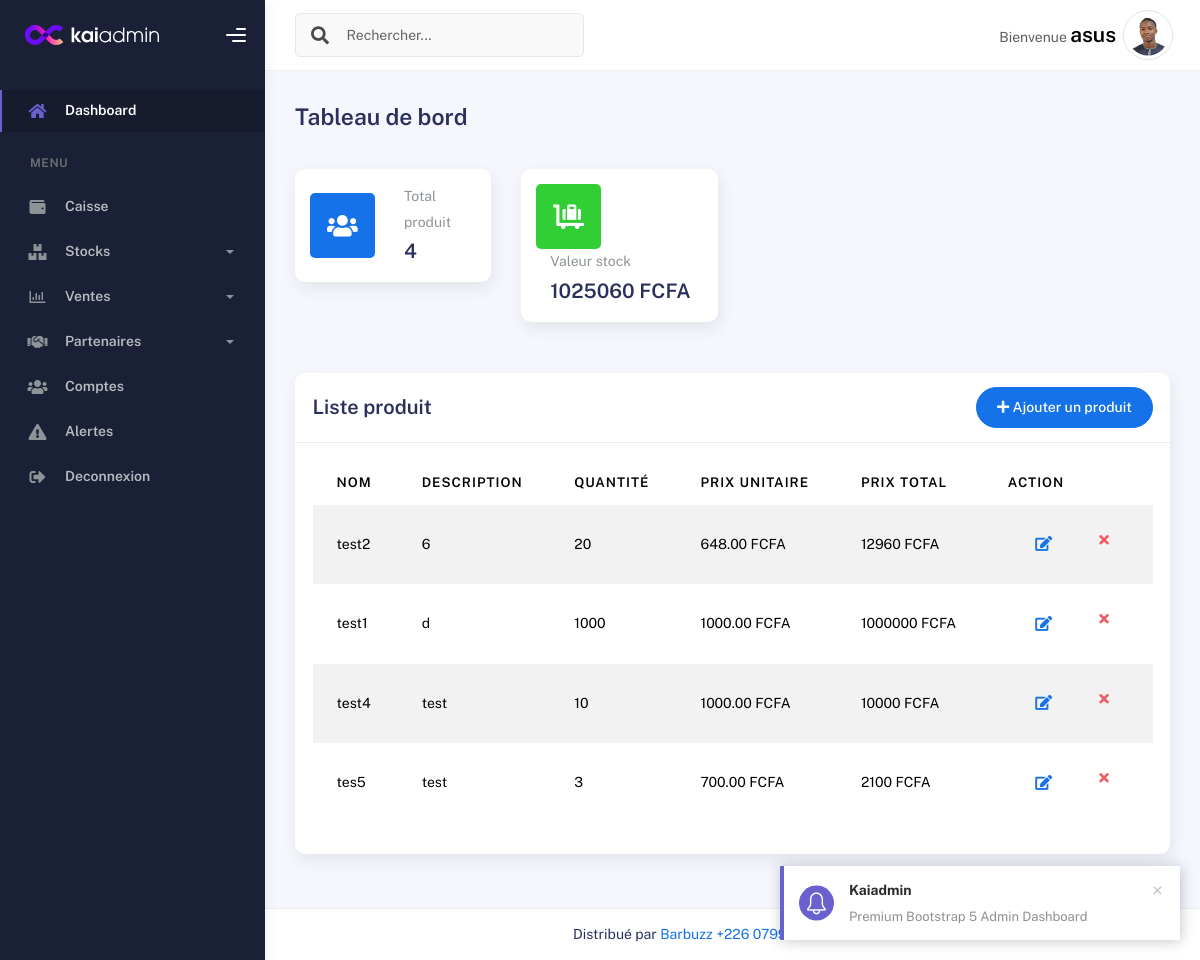
Screenshot of /produit/ (signed in) with the database file from the repository.
### produit/models.py (models this page shows, shortened)
class Produit(models.Model) :
    nom = models.CharField(max_length=255)
    description = models.TextField(max_length=255, null=True , blank=True)
    prix = models.DecimalField(max_digits=10, decimal_places=2)
    prix_achat = models.DecimalField(max_digits=10, decimal_places=2, default=0) # Nouveau champ pour le prix d'achat
    quantite = models.PositiveIntegerField()
    date_ajout = models.DateTimeField(default=timezone.now)
    seuil_alerte = models.PositiveIntegerField(default=0)

### produit/views.py (the view)
# urls.py: path('', views.liste_produit, name='liste_produit'),
@login_required
def liste_produit(request):
    produits = Produit.objects.all()  # Récupère tous les produits
    total_produits = produits.count()  # Compte total des produits
    valeur_stock = f"{int(sum([p.quantite * p.prix for p in produits]))}"  # Calcule la valeur du stock
    query = request.GET.get('q')
    if query :
        produits = produits.filter(
            Q(nom__icontains=query) |
            Q(description__icontains=query)
        )
    for produit in produits :
        produit.prix_total = f"{int(produit.quantite*produit.prix)}"
    return render(request, 'produit/liste_produit.html', {
        'produits': produits,
        'total_produits': total_produits,
        'valeur_stock': valeur_stock
    })

### templates/produit/liste_produit.html (shortened to what this page needs)
{% extends 'raccourcis/base.html' %}
{% load static %}
{% block content %}
<div class="container">
    <div class="page-inner">
        <div class="d-flex align-items-left align-items-md-center flex-column flex-md-row pt-2 pb-4">
            <h3 class="fw-bold mb-3">Tableau de bord</h3>
        </div>
        <div class="row">
            <div class="col-sm-6 col-md-3">
                <div class="card card-stats card-round">
                    <div class="card-body">
                        <div class="row align-items-center">
                            <div class="col-icon text-center">
                                <div class="icon-big icon-primary bubble-shadow-small">
                                    <i class="fas fa-users"></i>
                                </div>
                            </div>
                            <div class="col col-stats ms-3">
                                <div class="numbers">
                                    <p class="card-category">Total produit</p>
                                    <h4 class="card-title">{{ total_produits }}</h4>
                                </div>
                            </div>
                        </div>
                    </div>
                </div>
            </div>
            <div class="col-sm-6 col-md-3">
                <div class="card card-stats card-round">
                    <div class="card-body">
                        <div class="row align-items-center">
                            <div class="col-icon text-center">
                                <div class="icon-big icon-success bubble-shadow-small">
                                    <i class="fas fa-luggage-cart"></i>
                                </div>
                            </div>
                            <div class="col col-stats ms-3">
                                <div class="numbers">
                                    <p class="card-category">Valeur stock</p>
                                    <h4 class="card-title">{{ valeur_stock }} FCFA</h4>
                                </div>
                            </div>
                        </div>
                    </div>
                </div>
            </div>
        </div>
        <div class="row mt-4">
            <div class="col-md-12">
                <div class="card">
                    <div class="card-header d-flex align-items-center justify-content-between">
                        <h4 class="card-title">Liste produit</h4>
                        <a href="{% url 'creer_un_produit' %}" class="btn btn-primary btn-round">
                            <i class="fa fa-plus"></i> Ajouter un produit
                        </a>
                    </div>
                    <div class="card-body">
                        <div class="table-responsive">
                            <table id="add-row" class="table table-striped table-hover">
                                <thead>
                                    <tr>
                                        <th>Nom</th>
                                        <th>Description</th>
                                        <th>Quantité</th>
                                        <th>Prix unitaire</th>
                                        <th>Prix total</th>
                                        <th style="width: 10%">Action</th>
                                    </tr>
                                </thead>
                                <tbody>
                                    {% for produit in produits %}
                                    <tr>
                                        <td>{{ produit.nom }}</td>
                                        <td>{{ produit.description }}</td>
                                        <td>{{ produit.quantite }}</td>
                                        <td>{{ produit.prix }} FCFA</td>
                                        <td>{{ produit.prix_total}} FCFA</td>
                                        <td>
                                            <div class="form-button-action">
                                                <a href="{% url 'modif_produit' produit.id %}" class="btn btn-link btn-primary btn-lg">
                                                    <i class="fa fa-edit"></i>
                                                </a>
                                                <a href="{% url 'sup_produit' produit.id %}" class="btn btn-link btn-danger">
                                                    <i class="fa fa-times"></i>
                                                </a>
                                            </div>
                                        </td>
                                    </tr>
                                    {% empty %}
                                    <tr>
                                        <td colspan="6" class="text-center">Aucun produit disponible</td>
                                    </tr>
                                    {% endfor %}
                                </tbody>
                            </table>
                        </div>
                    </div>
                </div>
            </div>
        </div>
    </div>
</div>
{% endblock %}

### templates/raccourcis/base.html (shortened to what this page needs)
{% load static %}
<!DOCTYPE html>
<html lang="fr">
<head>
    <link href="https://cdn.jsdelivr.net/npm/bootstrap@5.3.3/dist/css/bootstrap.min.css" rel="stylesheet">
  <link rel="stylesheet" href="{% static 'assets/css/bootstrap.css' %}" />
  <link rel="stylesheet" href="{% static 'assets/css/plugins.css' %}" />
  <link rel="stylesheet" href="{% static 'assets/css/kaiadmin.css' %}" />
  <link rel="stylesheet" href="{% static 'assets/css/demo.css' %}">
  </head>
<body onload="afficherDate()">
    <div class="wrapper">
    {% include 'raccourcis/left_bar.html' %}
    <div class="main-panel">
    {% include 'raccourcis/header.html' %}
        {% block content %}{% endblock %}
        {% include 'raccourcis/footer.html' %}
    </div>
    </div>
</body>
</html>

### templates/raccourcis/left_bar.html (shortened to what this page needs)
{% load static %}
<div class="sidebar" data-background-color="dark">
    <div class="sidebar-logo">
      <div class="logo-header" data-background-color="dark">
        <a href="{% url 'dashboard' %}" class="logo">
          <img
            src="{% static 'assets/img/kaiadmin/logo_light.svg' %}"
            alt="navbar brand"
            class="navbar-brand"
            height="20"
          />
        </a>
        <div class="nav-toggle">
          <button class="btn btn-toggle toggle-sidebar">
            <i class="gg-menu-right"></i>
          </button>
        </div>
      </div>
    </div>
    <div class="sidebar-wrapper scrollbar scrollbar-inner">
      <div class="sidebar-content">
        <ul class="nav nav-secondary">
          <li class="nav-item active">
            <a
              data-bs-toggle="collapse"
              href="{% url 'dashboard' %}"
              class="logo"
              aria-expanded="false">
              <i class="fas fa-home"></i>
              <p>Dashboard</p>
            </a>
          </li>
          <li class="nav-section">
            <h4 class="text-section">Menu</h4>
          </li>
          <li class="nav-item">
            <a href="{% url 'ajouter_transaction' %}">
              <i class="fas fa-wallet"></i>
              <p>Caisse</p>
            </a>
          </li>
          <li class="nav-item">
            <a data-bs-toggle="collapse" href="#tables">
              <i class="fas fa-boxes"></i>
              <p>Stocks</p>
              <span class="caret"></span>
            </a>
          </li>
          <li class="nav-item">
            <a data-bs-toggle="collapse" href="#charts">
              <i class="far fa-chart-bar"></i>
              <p>Ventes</p>
              <span class="caret"></span>
            </a>
          </li>
          <li class="nav-item">
            <a data-bs-toggle="collapse" href="#forms">
              <i class="fas fa-handshake"></i>
              <p>Partenaires</p>
              <span class="caret"></span>
            </a>
          </li>
          <li class="nav-item">
            <a href="{% url 'admin:auth_user_changelist' %}">
              <i class="fas fa-users"></i>
              <p>Comptes</p>
            </a>
          </li>
          <li class="nav-item">
            <a href="{% url 'alertes' %}">
              <i class="fas fa-exclamation-triangle"></i>
              <p>Alertes</p>
            </a>
          </li>
          <li class="nav-item">
            <a href="{% url 'logout' %}">
              <i class="fas fa-sign-out-alt"></i>
              <p>Deconnexion</p>
            </a>
          </li>
        </ul>
      </div>
    </div>
  </div>

### templates/raccourcis/header.html (shortened to what this page needs)
{% load static %}
<div class="main-header">
    <nav
      class="navbar navbar-header navbar-header-transparent navbar-expand-lg border-bottom"
    >
      <div class="container-fluid">
        <nav
          class="navbar navbar-header-left navbar-expand-lg navbar-form nav-search p-0 d-none d-lg-flex"
        >
        <form class="search-form" method="GET" action="{% url 'liste_produit' %}">
          <div class="input-group">
            <div class="input-group-prepend">
              <button type="submit" class="btn btn-search pe-1">
                <i class="fa fa-search search-icon"></i>
              </button>
            </div>
            <input
              type="text"
              placeholder="Rechercher..."
              name="q"
              class="form-control"
              value="{{ request.GET.q|default_if_none:'' }}"
            />
          </div>
        </form>
        </nav>
        <ul class="navbar-nav topbar-nav ms-md-auto align-items-center">
          <li class="nav-item topbar-user dropdown hidden-caret">
            <a class="dropdown-toggle profile-pic d-flex align-items-center" data-bs-toggle="dropdown" href="#" aria-expanded="false">
                <span class="profile-username me-2">
                    <span class="text-muted">Bienvenue </span>
                    <span class="fw-bold fs-4">{{ request.user.username }}</span>
                </span>
                <img src="{% static 'assets/img/profile.png' %}" alt="Profile Image" class="rounded-circle img-thumbnail" style="width: 50px; height: 50px;">
            </a>
        </li>
        </ul>
      </div>
    </nav>
  </div>

### templates/raccourcis/footer.html (shortened to what this page needs)
<footer class="footer">
    <div class="container-fluid d-flex justify-content-between">
      <div>
        Distribué par
        <a target="_blank" href="#">Barbuzz +226 07997114/02094932</a>.
    </div>
    </div>
  </footer>

### rows the page displays
Produit: nom "test2", description "6", quantite "20", prix "648.00", prix_total "12960"
Produit: nom "test1", description "d", quantite "1000", prix "1000.00", prix_total "1000000"
Produit: nom "test4", description "test", quantite "10", prix "1000.00", prix_total "10000"
Produit: nom "tes5", description "test", quantite "3", prix "700.00", prix_total "2100"

### other values shown
{{ request.user.username }} "asus"
{{ total_produits }} "4"
{{ valeur_stock }} "1025060"
